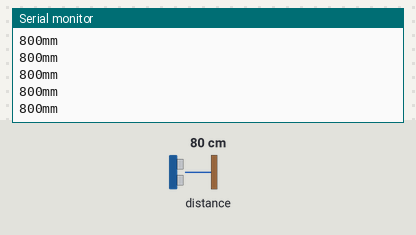
A program run on a simulated ESP8266 (NodeMCU). On the bench: the last lines printed to the serial monitor. The test bench sets the inputs (shaded band); at power-on: distance to the obstacle 80 cm.

Above: at 1.2 s.
1.3 s: distance to the obstacle set to 2 cm
At 1.43 s:
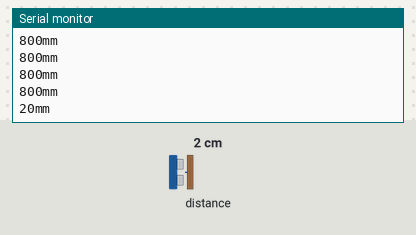
2.8 s: distance to the obstacle set to 4 cm
At 2.84 s:
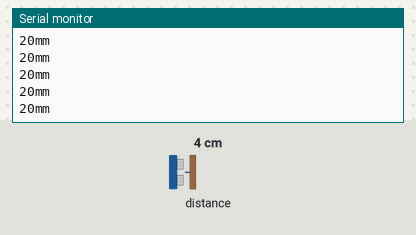
Timing chart, 0 to 5.8 s (numbered marks = the images above; inputs shaded):
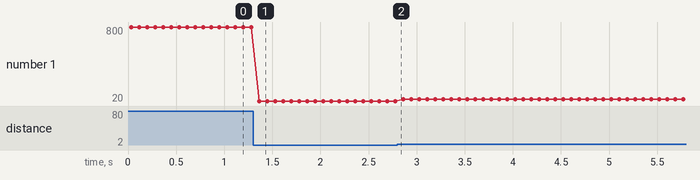

The program:

main.cpp
```cpp
#include <Arduino.h>

#include "Adafruit_VL53L0X.h"
#include <ESP8266WiFi.h>

#define OLED_SDA 14         // D6
#define OLED_SCL 12         // D

Adafruit_VL53L0X lox = Adafruit_VL53L0X();


void setup() {
  Serial.begin(115200);

  // wait until serial port opens for native USB devices
  while (! Serial) {
    delay(1);
  }

  Wire.begin(OLED_SDA,OLED_SCL);

  if (!lox.begin()) {
    Serial.println(F("Failed to boot VL53L0X"));
    while(1);
  }

}

void loop()
{
  VL53L0X_RangingMeasurementData_t measure;

  lox.rangingTest(&measure, false); // pass in 'true' to get debug data printout!

  if (measure.RangeStatus != 4) {  // phase failures have incorrect data
      Serial.print(measure.RangeMilliMeter);
      Serial.println("mm");
      delay(50);
  } else {
    return;
  }
}
```

Measured:
- after the input at 1.3 s, the serial monitor: prints a new line after 0.06 s (image 1)
- plotted number 1: 800 → 20 after the input at 1.3 s, 20 → 40 after the input at 2.8 s
